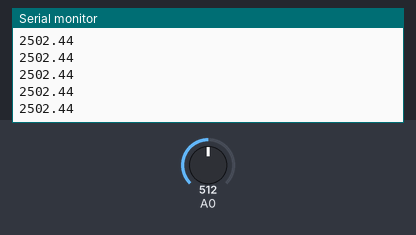
Simulated run of this sketch. Board: Arduino Uno, built with avr-gcc and run on an emulated ATmega328P. Parts: the last lines printed to the serial monitor. The inputs (shaded band) are chosen by the test bench; at power-on: A0 = 512.

Above: at 1.2 s.
1.3 s: A0 set to 716
At 2.1 s:
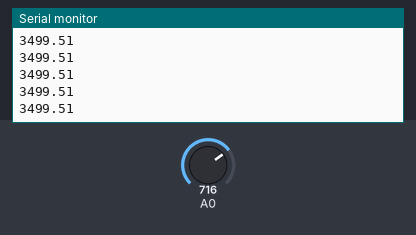
2.8 s: A0 set to 900
At 3.5 s:
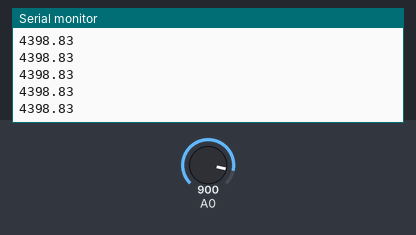
Timing chart, 0 to 5.8 s (numbered marks = the images above; inputs shaded):
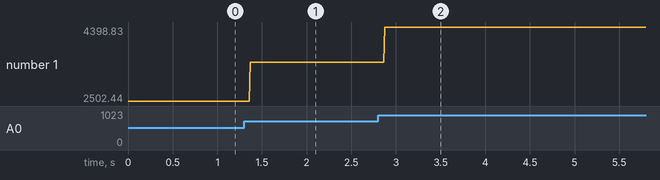

Measured:
- after the input at 1.3 s, the serial monitor: prints a new line after 0.07 s (image 1)
- after the input at 2.8 s, the serial monitor: prints a new line after 0.07 s (image 2)
- plotted number 1: 2502.44 → 3499.51 after the input at 1.3 s, 3499.51 → 4398 after the input at 2.8 s

The sketch:

lab1part3b.ino
```cpp
//Part 3B
void setup() {
  Serial.begin(9600);
}
void loop() {
  double voltAve = 0.;
  int numAve = 1;
    for (int i = 0; i < numAve; i++){
    int sensorValue = analogRead(A0);
    voltAve += sensorValue;
  }


  voltAve = voltAve/numAve;
  voltAve = voltAve * (5000 / 1023.); // convert to millivolts


  Serial.println(voltAve);
  delay(1);
}
```
